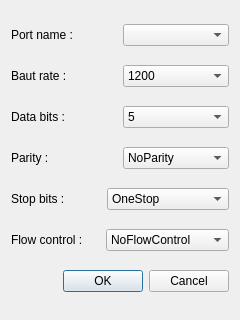
<?xml version="1.0" encoding="UTF-8"?>
<ui version="4.0">
 <class>SettingDialog</class>
 <widget class="QDialog" name="SettingDialog">
  <property name="geometry">
   <rect>
    <x>0</x>
    <y>0</y>
    <width>240</width>
    <height>320</height>
   </rect>
  </property>
  <property name="windowTitle">
   <string>Dialog</string>
  </property>
  <layout class="QVBoxLayout" name="verticalLayout">
   <item>
    <layout class="QHBoxLayout" name="horizontalLayout_15">
     <item>
      <widget class="QLabel" name="label_portname">
       <property name="text">
        <string>Port name : </string>
       </property>
      </widget>
     </item>
     <item>
      <widget class="QComboBox" name="comboBox_portname_3"/>
     </item>
    </layout>
   </item>
   <item>
    <layout class="QHBoxLayout" name="horizontalLayout_16">
     <item>
      <widget class="QLabel" name="label_baudrate">
       <property name="text">
        <string>Baut rate : </string>
       </property>
      </widget>
     </item>
     <item>
      <widget class="QComboBox" name="comboBox_bautrate_3">
       <property name="currentText">
        <string>115200</string>
       </property>
       <item>
        <property name="text">
         <string>1200</string>
        </property>
       </item>
       <item>
        <property name="text">
         <string>2400</string>
        </property>
       </item>
       <item>
        <property name="text">
         <string>4800</string>
        </property>
       </item>
       <item>
        <property name="text">
         <string>9600</string>
        </property>
       </item>
       <item>
        <property name="text">
         <string>19200</string>
        </property>
       </item>
       <item>
        <property name="text">
         <string>38400</string>
        </property>
       </item>
       <item>
        <property name="text">
         <string>57600</string>
        </property>
       </item>
       <item>
        <property name="text">
         <string>115200</string>
        </property>
       </item>
      </widget>
     </item>
    </layout>
   </item>
   <item>
    <layout class="QHBoxLayout" name="horizontalLayout_14">
     <item>
      <widget class="QLabel" name="label_databits">
       <property name="text">
        <string>Data bits : </string>
       </property>
      </widget>
     </item>
     <item>
      <widget class="QComboBox" name="comboBox_databits_3">
       <property name="currentText">
        <string>8</string>
       </property>
       <item>
        <property name="text">
         <string>5</string>
        </property>
       </item>
       <item>
        <property name="text">
         <string>6</string>
        </property>
       </item>
       <item>
        <property name="text">
         <string>7</string>
        </property>
       </item>
       <item>
        <property name="text">
         <string>8</string>
        </property>
       </item>
      </widget>
     </item>
    </layout>
   </item>
   <item>
    <layout class="QHBoxLayout" name="horizontalLayout_13">
     <item>
      <widget class="QLabel" name="label_parity">
       <property name="text">
        <string>Parity : </string>
       </property>
      </widget>
     </item>
     <item>
      <widget class="QComboBox" name="comboBox_parity_3">
       <item>
        <property name="text">
         <string>NoParity</string>
        </property>
       </item>
       <item>
        <property name="text">
         <string>EvenParity</string>
        </property>
       </item>
       <item>
        <property name="text">
         <string>OddParity</string>
        </property>
       </item>
       <item>
        <property name="text">
         <string>SpaceParity</string>
        </property>
       </item>
       <item>
        <property name="text">
         <string>MarkParity</string>
        </property>
       </item>
      </widget>
     </item>
    </layout>
   </item>
   <item>
    <layout class="QHBoxLayout" name="horizontalLayout_18">
     <item>
      <widget class="QLabel" name="label_stopbits">
       <property name="text">
        <string>Stop bits : </string>
       </property>
      </widget>
     </item>
     <item>
      <widget class="QComboBox" name="comboBox_stopbits_3">
       <property name="currentText">
        <string>TwoStop</string>
       </property>
       <item>
        <property name="text">
         <string>OneStop</string>
        </property>
       </item>
       <item>
        <property name="text">
         <string>OneAndHalfStop</string>
        </property>
       </item>
       <item>
        <property name="text">
         <string>TwoStop</string>
        </property>
       </item>
      </widget>
     </item>
    </layout>
   </item>
   <item>
    <layout class="QHBoxLayout" name="horizontalLayout_17">
     <item>
      <widget class="QLabel" name="label_flowcontrol">
       <property name="text">
        <string>Flow control : </string>
       </property>
      </widget>
     </item>
     <item>
      <widget class="QComboBox" name="comboBox_flowcontrol_3">
       <item>
        <property name="text">
         <string>NoFlowControl</string>
        </property>
       </item>
       <item>
        <property name="text">
         <string>HardwareControl</string>
        </property>
       </item>
       <item>
        <property name="text">
         <string>SoftwareControl</string>
        </property>
       </item>
      </widget>
     </item>
    </layout>
   </item>
   <item>
    <widget class="QDialogButtonBox" name="buttonBox">
     <property name="orientation">
      <enum>Qt::Horizontal</enum>
     </property>
     <property name="standardButtons">
      <set>QDialogButtonBox::Cancel|QDialogButtonBox::Ok</set>
     </property>
    </widget>
   </item>
  </layout>
 </widget>
 <resources/>
 <connections>
  <connection>
   <sender>buttonBox</sender>
   <signal>accepted()</signal>
   <receiver>SettingDialog</receiver>
   <slot>accept()</slot>
   <hints>
    <hint type="sourcelabel">
     <x>248</x>
     <y>254</y>
    </hint>
    <hint type="destinationlabel">
     <x>157</x>
     <y>274</y>
    </hint>
   </hints>
  </connection>
  <connection>
   <sender>buttonBox</sender>
   <signal>rejected()</signal>
   <receiver>SettingDialog</receiver>
   <slot>reject()</slot>
   <hints>
    <hint type="sourcelabel">
     <x>316</x>
     <y>260</y>
    </hint>
    <hint type="destinationlabel">
     <x>286</x>
     <y>274</y>
    </hint>
   </hints>
  </connection>
 </connections>
</ui>
